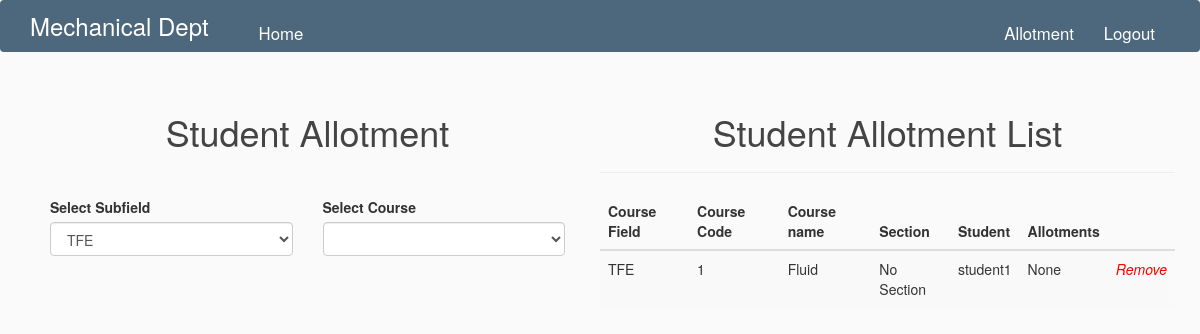
Page /student_allotment (signed in) on the earlier database version.
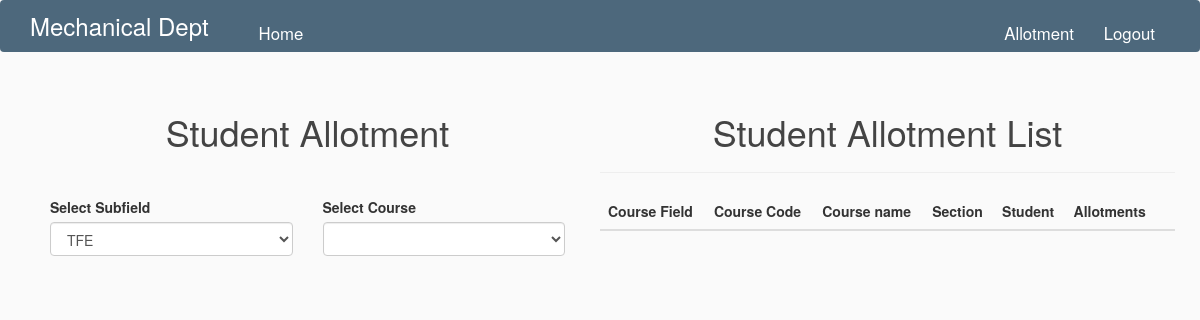
Same page on the later database version.
### flaskblog/models.py (models this page shows, shortened)
class Course_Ta(db.Model):
    id = db.Column('id', db.Integer, primary_key=True)
    course_id = db.Column(db.Integer, db.ForeignKey('course.id'))
    student_id = db.Column(db.Integer, db.ForeignKey('student.id'))
    section = db.Column(db.Enum(Section), default = Section.no_section,nullable = False)
    course = db.relationship(Course, backref=backref("course_ta"))
    ta = db.relationship(Student, backref=backref("course_ta"))

class Course(db.Model):
    id = db.Column(db.Integer, primary_key=True)
    code = db.Column(db.String(10), nullable=True)
    name = db.Column(db.String(60), nullable=True)
    field = db.Column(db.Enum(SubField), default=SubField.TFE, nullable=False)
    instructors = association_proxy('course_faculty', 'faculty')
    tas = association_proxy('course_ta', 'ta')

class Student(db.Model):
    id = db.Column(db.Integer, primary_key=True)
    name = db.Column(db.String(20), nullable=False)
    email = db.Column(db.String(120), unique=True, nullable=False)
    roll_number = db.Column(db.String(20), unique=True, nullable=False)
    phone_number = db.Column(db.String(20), unique=True, nullable=False)
    facad = db.Column(db.String(30), nullable=True)
    program = db.Column(db.Enum(Student_Program), default=SubField.TFE, nullable=False)
    field = db.Column(db.Enum(SubField), default=SubField.TFE, nullable=False)
    courses = association_proxy('course_ta', 'course')
    alloted = db.Column(db.Integer, default=0)

### flaskblog/routes.py (the view)
@app.route("/student_allotment", methods=['GET', 'POST'])
@login_required
def student_allotment():
    fields = [field.value for field in SubField]
    courses = Course.query.all()
    course_tas = Course_Ta.query.all()
    return render_template('student_allotment.html', title='Allotment',
                            courses=courses, fields=fields, course_tas=course_tas)

### flaskblog/models.py (called while the page is built)
@login_manager.user_loader
def load_user(user_id):
    return User.query.get(int(user_id))

### flaskblog/templates/student_allotment.html (shortened to what this page needs)
{%extends "layout.html" %}
{% block content %}
    <div class="split1 left">
        <h1 style="text-align:center; margin-bottom: 45px;">Student Allotment</h1>
        <div class="row" >
            <div class="col-md-6">
                <label>Select Subfield</label>
                <select name="subfield" data-live-search="true" id="subfield" class="form-control" title="Select Subfield">
                    {% for field in fields %}
                    <option value="{{field}}">{{field}}</option>
                    {% endfor %}
                </select>
            </div>
            <div class="col-md-6">
                <label>Select Course</label>
                <select name="course" data-live-search="true" id="course" class="form-control" title="Select Course">
                </select>
            </div>
        </div>
    </div>
    <div class="split2 right">
        <h1 style="text-align:center;">Student Allotment List</h1>
        <hr style="width:100%;text-align:left;">
        <table class="table table-striped sortable">
            <thead>
                <tr>
                    <th>Course Field</th>
                    <th>Course Code</th>
                    <th>Course name</th>
                    <th>Section</th>
                    <th>Student</th>
                    <th>Allotments</th>
                    <th></th>
                </tr>
            </thead>
            <tbody>
                {% for course_ta in course_tas %}
                <tr>
                    <td>{{ course_ta.course.field.value }}</td>
                    <td>{{ course_ta.course_id }}</td>
                    <td>{{ course_ta.course.name }}</td>
                    <td>{{ course_ta.section.value }}</td>
                    <td>{{ course_ta.ta.name }}</td>
                    <td>{{ course_ta.ta.alloted }}</td>
                    <td>
                        <a onclick="return confirm('Do you want to remove allotment for {{ course_ta.ta.name }}?');"
                            href="{{ url_for('delete_ta_entry', id=course_ta.id) }}"title="Remove">
                            <i class="material-icons" style="color:red;">Remove</i>
                        </a>
                    </td>
                </tr>
                {% endfor %}
            </tbody>
        </table>
    </div>
{% endblock content %}

### flaskblog/templates/layout.html (shortened to what this page needs)
<!doctype html>
<html lang="en">
  <head>
    <link rel="stylesheet" href="https://maxcdn.bootstrapcdn.com/bootstrap/3.4.1/css/bootstrap.min.css" />
    <link rel="stylesheet" href="https://cdnjs.cloudflare.com/ajax/libs/bootstrap-select/1.12.2/css/bootstrap-select.min.css" />
    <link rel="stylesheet" type="text/css" href="{{ url_for('static', filename='main.css') }}">
</head>
<body>
    <header class="site-header">
        <nav class="navbar navbar-expand-md navbar-dark bg-steel fixed-top">
          <div class="container">
            <a class="navbar-brand mr-4" style="color:white; font-size:x-large;" href="/">Mechanical Dept</a>
            <div class="collapse navbar-collapse" id="navbarToggle">
              <div class="navbar-nav mr-auto" style="font-size: larger;">
                <a class="nav-item nav-link" href="{{ url_for('home') }}">Home</a>
              </div>
              <div class="navbar-nav" style="float:right; font-size: larger;">
                {% if current_user.is_authenticated %}
                  <a class="nav-item nav-link" href="{{ url_for('allotment') }}">Allotment</a>
                  <a class="nav-item nav-link" href="{{ url_for('logout') }}">Logout</a>
                {% else %}
                  <a class="nav-item nav-link" href="{{ url_for('login') }}">Login</a>
                {% endif %}
              </div>
            </div>
          </div>
        </nav>
    </header>
    <main role="main" class="container">
        <div class="row">
          <div class="col-md">
            {% block content %}{% endblock %}
          </div>
        </div>
    </main>
</body>
</html>

### flaskblog/static/main.css (style rules this page uses)
body { background: #fafafa; color: #333333; }
h1, h2, h3, h4, h5, h6 { color: #444444; }
.bg-steel { background-color: #4d687c; }
.site-header .navbar-nav { margin-left: 10px; margin-top: 20px; }
.site-header .navbar-nav .nav-link { color: white; margin-left: 25px; margin-top: 20px; }
.split1 { height: 100%; width: 45%; position: fixed; z-index: 1; top: 5; overflow-x: hidden; padding-top: 20px; padding-right: 25px; padding-bottom: 75px; }
.split2 { height: 100%; width: 50%; position: fixed; z-index: 1; top: 5; overflow-x: hidden; padding-top: 20px; padding-right: 25px; padding-bottom: 75px; }
.left { left: 50px; }
.right { right: 0; }

Differences in the rows shown:
removed Course_Ta: course.field.value "TFE", course_id "1", course.name "Fluid", section.value "No Section", ta.name "student1", ta.alloted "None"
